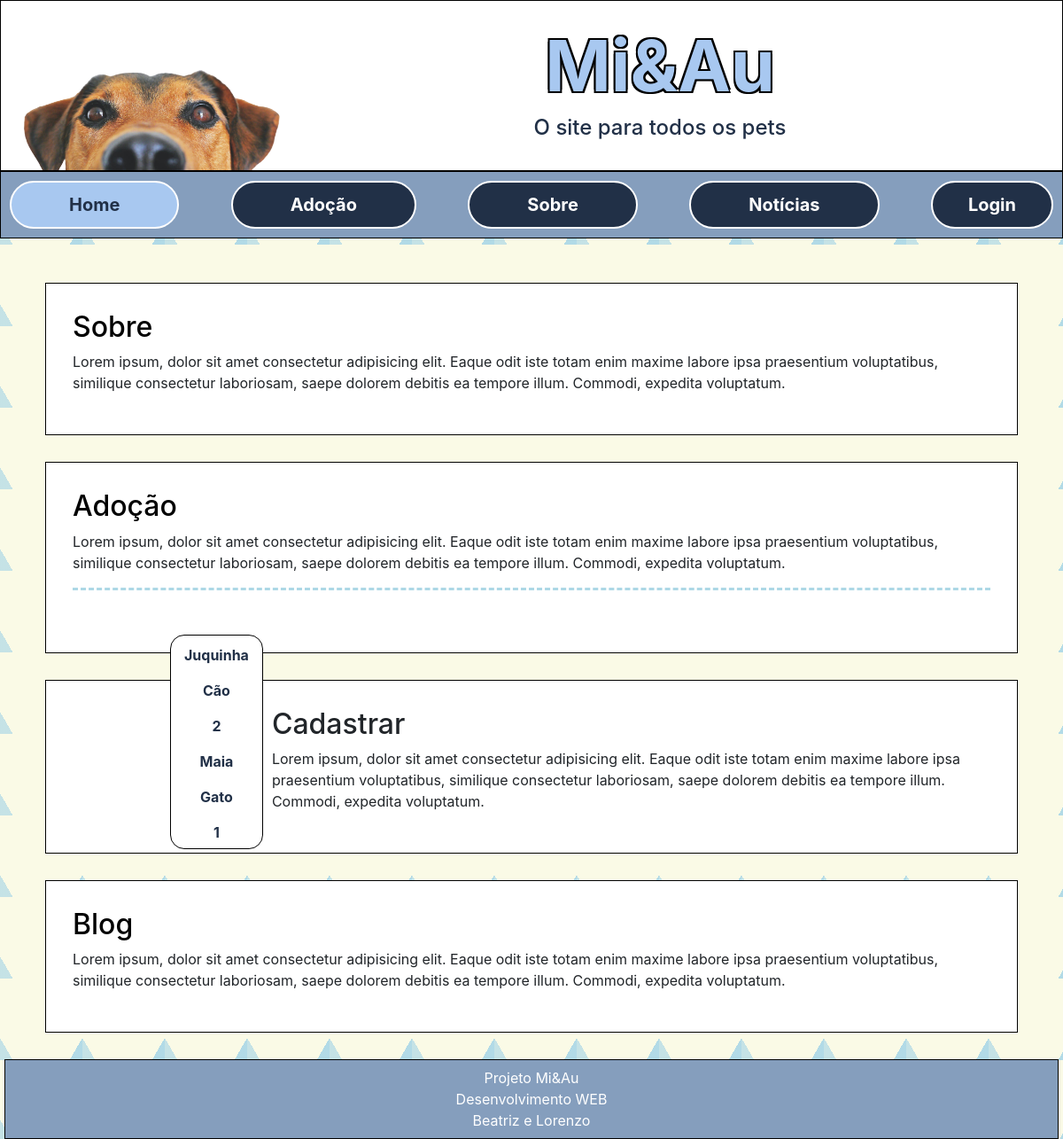
The page / on the database its author committed.
### telainicial/models.py (models this page shows)
class Pets(models.Model):
    MF = [('M', 'Macho'), ('F', 'Fêmea')]
    Especies = [('Cão','Cão'), ('Gato','Gato')]
    Tamanhos = [('XP','Mini'),('P','Pequeno'),('M','Médio'),('G','Grande'),('XG','Extra Grande')]
    Castracao = [('S', 'Sim'), ('N', 'Não')]
    nome = models.CharField(max_length=100)
    idade = models.IntegerField(null=True)
    sexo = models.CharField(choices=MF, max_length=1)
    especie = models.CharField(choices=Especies, max_length=4)
    raca = models.CharField(max_length=30)
    porte = models.CharField(choices=Tamanhos, max_length=2)
    descricao = models.TextField()
    castrado = models.CharField(choices=Castracao, max_length=1)
    imagem = StdImageField('Imagem', upload_to=get_file_path, variations={'thumb': {'width': 480, 'height': 480, 'crop': True}})

### telainicial/views.py (the view)
# urls.py: path('', index),
def index(request):
    dados = {}
    search = request.GET.get('search')
    if search:
        dados['db'] = Pets.objects.filter(modelo__icontains=search)
    else:
        dados['db'] = Pets.objects.all()
    pets = Pets.objects.all()
    return render(request, 'index.html', {'pets': pets})

### telainicial/templates/index.html (shortened to what this page needs)
{% load static %}
<!DOCTYPE html>
<html lang="pt-br">
<head>
    <link rel="stylesheet" href="https://stackpath.bootstrapcdn.com/bootstrap/4.1.3/css/bootstrap.min.css">
    <link href="{% static 'style.css' %}" rel="stylesheet">
</head>
<body class="fundo">
    <header>
        <img id="banner" src="{% static 'images/h1.png' %}"/>
        <h1 id="titulo">Mi&Au</h1>
        <h4>O site para todos os pets</h4>
    </header>
    <div class="navbar">
        <a href="/" class="active">Home</a>
        <a href="/form">Adoção</a>
        <a href="/sobre">Sobre</a>
        <a href="/noticias">Notícias</a>
        <a href="accounts/login" class="right">Login</a>
    </div>
    <div class="content">
        <article>
            <a href="sobre"><h2>Sobre</h2></a>
            <p>Lorem ipsum, dolor sit amet consectetur adipisicing elit. Eaque odit iste totam enim maxime labore ipsa praesentium voluptatibus, similique consectetur laboriosam, saepe dolorem debitis ea tempore illum. Commodi, expedita voluptatum.</p>
        </article>
        <article>
            <a href="form"><h2>Adoção</h2></a>
            <p>Lorem ipsum, dolor sit amet consectetur adipisicing elit. Eaque odit iste totam enim maxime labore ipsa praesentium voluptatibus, similique consectetur laboriosam, saepe dolorem debitis ea tempore illum. Commodi, expedita voluptatum.</p>
            <hr><br><div class="lista-pets anunciados">
            <div class="anuncio">
                {% block content %}
                <div>
                {% for pet in pets %}
                    <div class="petname">
                        <p>{{ pet.nome}}</p>
                        <p>{{ pet.especie }}</p>
                        <p>{{ pet.idade }}<p>
                        </div>
                        {% endfor %}
                </div></div>
                {% endblock %}
            </div>
        </article>
        <article>
            <h2>Cadastrar</h2>
            <p>Lorem ipsum, dolor sit amet consectetur adipisicing elit. Eaque odit iste totam enim maxime labore ipsa praesentium voluptatibus, similique consectetur laboriosam, saepe dolorem debitis ea tempore illum. Commodi, expedita voluptatum.</p>
        </article>
        <article>
            <a href="noticias"><h2>Blog</h2></a>
            <p>Lorem ipsum, dolor sit amet consectetur adipisicing elit. Eaque odit iste totam enim maxime labore ipsa praesentium voluptatibus, similique consectetur laboriosam, saepe dolorem debitis ea tempore illum. Commodi, expedita voluptatum.</p>
        </article>
    </div>
    <footer>
        Projeto Mi&Au
        <br>
        Desenvolvimento WEB
        <br>
        Beatriz e Lorenzo
    </footer>
</body>
</html>

### projetoanimal/static/style.css (style rules this page uses)
* { margin: 0; padding: 0; }
.fundo { width: 100%; height: 100vh; background-color: #fafae6; background-image: linear-gradient(120deg, transparent 114px, rgba(173, 216, 230, 0.942) 114px), linear-gradient(240deg, transparent 114px, rgba(173, 216, 230, 0.685) 114px); background-size: 93px 92px; }
header { border: solid black 1px; padding: 25px; text-align: center; background-color: white; color: #a8c8f0; }
.content { width: 1098px; margin: auto; }
article { background-color: white; padding: 30px; border: solid 1px black; margin-bottom: 30px; height: fit-content; align-items: stretch; }
hr { border-top: 3px dashed lightblue; }
#titulo { font-size: 80px; font-weight: 700; text-shadow: -2px -2px 0 #000, 2px -2px 0 #000, -2px 2px 0 #000, 2px 2px 0 #000; }
h4 { color: #213047; }
.navbar { margin-bottom: 50px; padding: 10px; text-align: center; border: solid black 1px; overflow: hidden; background-color: #859EBD; position: sticky; position: -webkit-sticky; top: 0; }
.navbar a { float: left; display: block; color: white; text-align: center; padding: 10px 65px; text-decoration: none; background-color: #213047; font-size: 20px; border: solid white 2px; border-radius: 100px; font-weight: 700; }
.navbar a.right { float: right; padding: 10px 40px; }
.navbar a.active { background-color: #a8c8f0; color: #213047; }
footer { margin-top: 200px; border: solid black 1px; text-align: center; margin: 5px; height: 90px; display: flex; justify-content: center; align-items: center; background-color: #859EBD; color: white; }
#banner { width: 290px; margin-top: -39px; float: left; }
a { color: black; }
.anunciados { margin-bottom: 20px; }
.lista-pets { flex-direction: row; justify-content: space-between; margin: 0 100px 0; grid-template-columns: repeat(3, 1fr); }
.lista-pets .anuncio { border-radius: 16px; background-color: white; display: grid; grid-template-rows: 190px 30px; padding: 10px 15px 10px; margin-bottom: 30px; text-align: center; font-weight: bold; }
.anuncio { padding: 20px; margin: 10px; border: solid 1px black; color: #213047; float: left; }

### rows shown on the page
Pets: nome "Juquinha", especie "Cão", idade "2"
Pets: nome "Maia", especie "Gato", idade "1"
